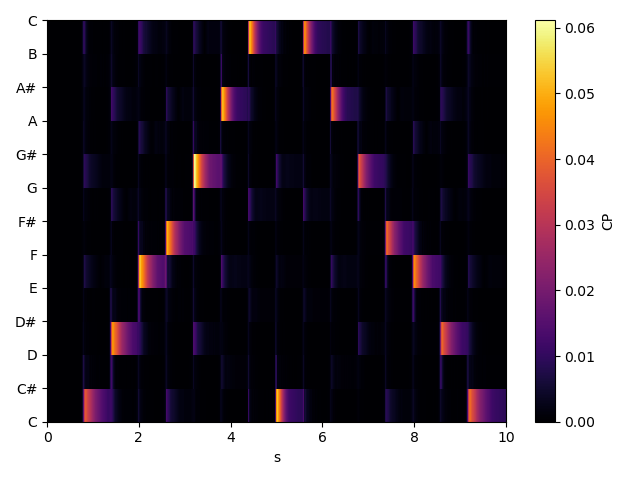

Reproduce this figure in Python.
import os, sys
src = os.path.join(os.path.dirname(__file__), '..', 'src', 'python')
sys.path.insert(0, src)

from qdft import Chroma12

import matplotlib.pyplot as plot
import matplotlib.ticker as ticker
import numpy as np
import numpy.lib.stride_tricks as tricks
import wavfile as wav


def main():

    x, sr, bits = wav.read('cmajor.wav', fmt='float')

    x = np.array(x).mean(axis=-1)

    chroma = Chroma12(sr)

    chromagram = np.empty((0, chroma.size))

    chunks = tricks.sliding_window_view(x, sr)[::sr]

    for i, chunk in enumerate(chunks):

        percent = int(100 * (i + 1) / len(chunks))

        print(f'{percent}%')

        chromagram = np.vstack((chromagram, chroma.chroma(chunk)))

    args = dict(extent=(0, chromagram.shape[0] / sr, 0, chromagram.shape[1]),
                origin='lower',
                aspect='auto',
                cmap='inferno',
                interpolation='nearest')

    plot.imshow(chromagram.T, **args)
    cbar = plot.colorbar()

    plot.xlabel('s')
    cbar.set_label('CP')

    plot.gca().yaxis.set_major_locator(ticker.IndexLocator(1, 0))
    plot.gca().yaxis.set_major_formatter(lambda i, _: chroma.notes[int(i) % chroma.size])

    plot.tight_layout()

    plot.show()

    # plot.plot(np.arange(x.size) / sr, x)
    # plot.xlabel('s')
    # plot.ylim(-0.35, +0.35)
    # plot.tight_layout()
    # plot.show()


if __name__ == '__main__':

    main()
